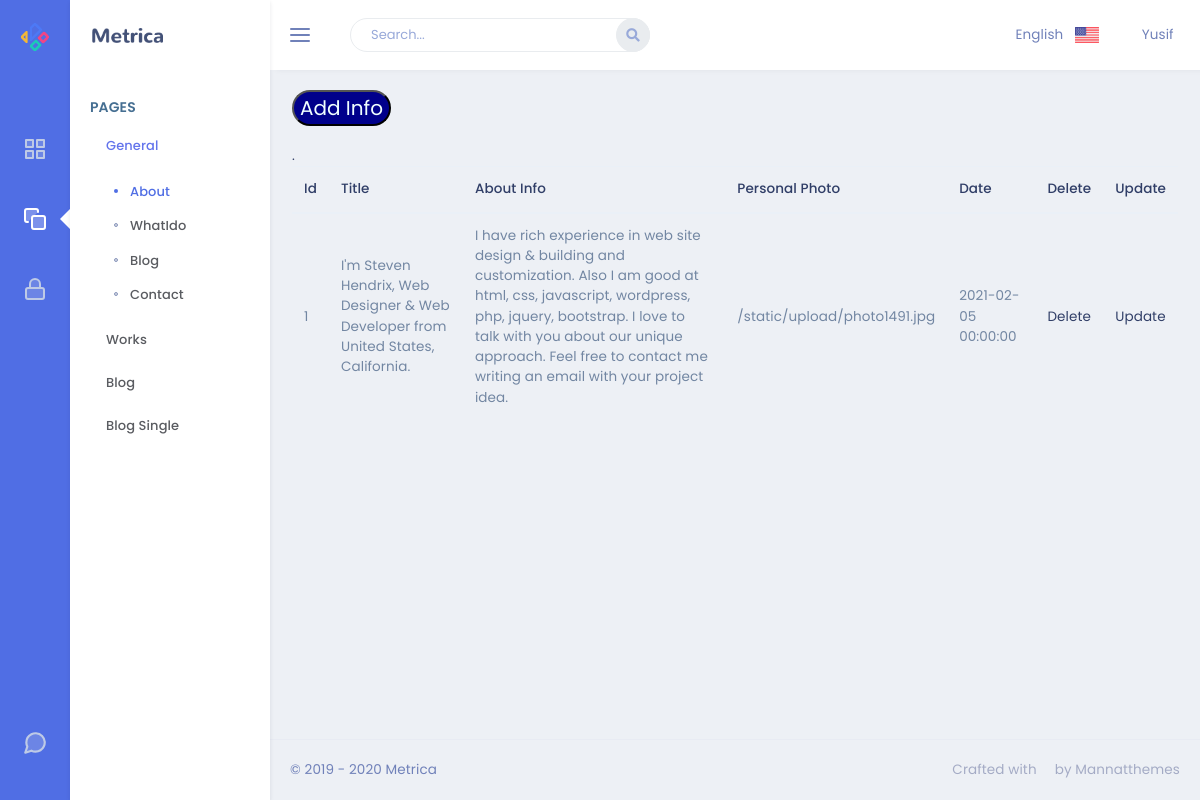
The app's page /admin/about with its own data.
### app/models.py (models this page shows)
class About(db.Model):
    id = db.Column(db.Integer, primary_key=True)
    about_title = db.Column(db.String(80), nullable=False)
    about_img = db.Column(db.String(50), nullable=False)
    about_content = db.Column(db.Text, nullable=False)
    about_date = db.Column(db.DateTime)

### admin/routes.py (the view)
@admin.route('/about')
def about():
    about = About.query.all()
    return render_template('About/about.html',about=about)

### admin/templates/About/about.html
{% extends "layout.html" %}
{% block content %}
<form action="/admin/about/add">
<button type="submit" style="background-color: darkblue; border-radius:25px; color:azure; margin:20px auto; font-size: 20px;">
    Add Info
</button>
</form>
<table class="table">
    <thead>
      <tr>
        <th scope="col">Id</th>
        <th scope="col">Title</th>
        <th scope="col">About Info</th>
        <th scope="col">Personal Photo</th>
        <th scope="col">Date</th>
        <th scope="col">Delete</th>
        <th scope="col">Update</th>
      </tr>
    </thead>
    <tbody>.
      {% for object in about %}
      <tr>
        <td>{{object.id}}</td>
        <td>{{object.about_title}}</td>
        <td>{{object.about_content}}</td>
        <td>{{object.about_img}}</td>
        <td>{{object.about_date}}</td>
        <td><a href="/admin/about/delete/{{object.id}}">Delete</a></td>
        <td><a href="/admin/about/update/{{object.id}}">Update</a></td>
      </tr>
      {% endfor %}
    </tbody>
  </table>
{% endblock %}

### records on screen
About: id "1", about_title "I'm Steven Hendrix, Web Designer & Web Developer from United States, California.", about_content "I have rich experience in web site design & building and customization. Also I am good at html, css, javascript, wordpress, php, jquery, bootstrap. I love to talk with you about our unique approach. Feel free to contact me writing an email with your project idea.", about_img "/static/upload/photo1491.jpg", about_date "2021-02-05 00:00:00"
